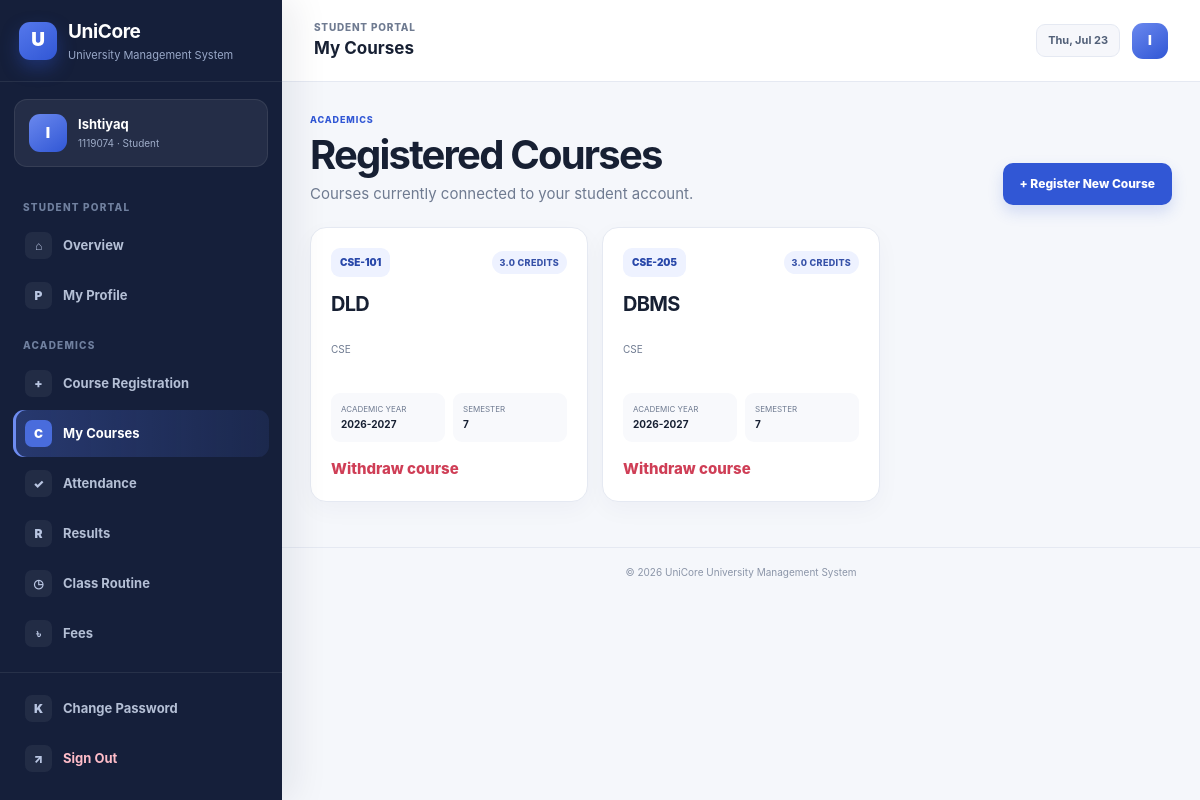
Screenshot of /student-portal/courses/ (signed in) with the database file from the repository.
### accounts/models.py (models this page shows, shortened)
class UserProfile(models.Model):
    ADMIN = "ADMIN"
    STUDENT = "STUDENT"
    TEACHER = "TEACHER"
    ROLE_CHOICES = [
        (ADMIN, "Administrator"),
        (STUDENT, "Student"),
        (TEACHER, "Teacher"),
    ]
    user = models.OneToOneField(
        settings.AUTH_USER_MODEL,
        on_delete=models.CASCADE,
        related_name="ums_profile",
    )
    role = models.CharField(max_length=10, choices=ROLE_CHOICES)
    reference_id = models.CharField(
        max_length=30,
        blank=True,
        help_text="Student ID from MySQL or Teacher ID from PostgreSQL.",
    )
    display_name = models.CharField(max_length=120, blank=True)
    created_at = models.DateTimeField(auto_now_add=True)
    updated_at = models.DateTimeField(auto_now=True)
    class Meta:
        ordering = ["role", "reference_id", "user__username"]
        constraints = [
            models.UniqueConstraint(
                fields=["role", "reference_id"],
                condition=~models.Q(reference_id=""),
                name="unique_role_reference_account",
            )
        ]

### academic/models.py (models this page shows, shortened)
class TimeStampedModel(models.Model):
    created_at = models.DateTimeField(auto_now_add=True)
    updated_at = models.DateTimeField(auto_now=True)
    class Meta:
        abstract = True

class Enrollment(TimeStampedModel):
    student_ref = models.CharField(max_length=30, help_text="Student ID from the MySQL student database")
    student_name = models.CharField(max_length=120)
    course = models.ForeignKey(Course, on_delete=models.CASCADE, related_name="enrollments")
    academic_year = models.CharField(max_length=9, default="2026-2027")
    semester = models.PositiveSmallIntegerField(choices=Course.SEMESTER_CHOICES, default=1)
    enrolled_on = models.DateField(auto_now_add=True)
    class Meta:
        ordering = ["-academic_year", "student_ref", "course__code"]
        constraints = [
            models.UniqueConstraint(
                fields=["student_ref", "course", "academic_year", "semester"],
                name="unique_student_course_enrollment",
            )
        ]

class Course(TimeStampedModel):
    SEMESTER_CHOICES = [(number, f"Semester {number}") for number in range(1, 13)]
    code = models.CharField(max_length=20, unique=True)
    title = models.CharField(max_length=150)
    credit = models.DecimalField(
        max_digits=4,
        decimal_places=1,
        default=Decimal("3.0"),
        validators=[MinValueValidator(Decimal("0.5")), MaxValueValidator(Decimal("12.0"))],
    )
    department = models.ForeignKey(Department, on_delete=models.PROTECT, related_name="courses")
    semester = models.PositiveSmallIntegerField(choices=SEMESTER_CHOICES, default=1)
    active = models.BooleanField(default=True)
    class Meta:
        ordering = ["department__code", "semester", "code"]

class Department(TimeStampedModel):
    code = models.CharField(max_length=15, unique=True)
    name = models.CharField(max_length=120, unique=True)
    office = models.CharField(max_length=120, blank=True)
    phone = models.CharField(max_length=20, blank=True)
    description = models.TextField(blank=True)
    class Meta:
        ordering = ["code"]

### accounts/views.py (the view)
# urls.py: path("student-portal/courses/", views.student_courses, name="student_courses"),
@student_required
def student_courses(request):
    profile, reference, student, database_online, display_name = _student_identity(request.user)
    enrollments = Enrollment.objects.filter(student_ref=reference).select_related("course", "course__department")
    return render(
        request,
        "accounts/student_courses.html",
        {
            "profile": profile,
            "student": student,
            "database_online": database_online,
            "display_name": display_name,
            "enrollments": enrollments,
        },
    )

### accounts/context_processors.py (called while the page is built)
def role_context(request):
    return {
        "ums_role": get_user_role(request.user),
        "ums_profile": get_user_profile(request.user),
    }

### accounts/utils.py (called while the page is built)
def get_user_role(user):
    if not getattr(user, "is_authenticated", False):
        return None
    if user.is_superuser or user.is_staff:
        return UserProfile.ADMIN
    try:
        return user.ums_profile.role
    except UserProfile.DoesNotExist:
        return None

def get_user_profile(user):
    if not getattr(user, "is_authenticated", False):
        return None
    try:
        return user.ums_profile
    except UserProfile.DoesNotExist:
        return None

### accounts/views.py (called while the page is built)
def _student_identity(user):
    profile = get_user_profile(user)
    reference = profile.reference_id
    student = None
    database_online = True
    try:
        student = Student.objects.filter(student_id=reference).first()
        if student is None and str(reference).isdigit():
            student = Student.objects.filter(pk=int(reference)).first()
    except Exception:
        database_online = False
    display_name = student.name if student else (profile.display_name or user.username)
    return profile, reference, student, database_online, display_name

### accounts/templates/accounts/student_courses.html (shortened to what this page needs)
{% extends "base.html" %}
{% block header_title %}My Courses{% endblock %}
{% block content %}
<div class="page-header"><div><span class="eyebrow">Academics</span><h1>Registered Courses</h1><p>Courses currently connected to your student account.</p></div><a class="btn btn-primary" href="{% url 'student_course_registration' %}">+ Register New Course</a></div>
<div class="course-card-grid">
{% for item in enrollments %}
  <article class="course-card modern"><div class="course-card-top"><span class="course-code">{{ item.course.code }}</span><span class="soft-badge">{{ item.course.credit }} credits</span></div><h3>{{ item.course.title }}</h3><p>{{ item.course.department.name }}</p><div class="course-meta"><span>Academic Year<strong>{{ item.academic_year }}</strong></span><span>Semester<strong>{{ item.semester }}</strong></span></div><form method="post" action="{% url 'student_drop_course' item.id %}" onsubmit="return confirm('Remove this course from your registration?')">{% csrf_token %}<button class="text-button danger" type="submit">Withdraw course</button></form></article>
{% empty %}<div class="panel empty-state">You have not registered for any course yet. <a href="{% url 'student_course_registration' %}">Open course registration</a>.</div>{% endfor %}
</div>
{% endblock %}

### templates/base.html (shortened to what this page needs)
{% load static %}
<!DOCTYPE html>
<html lang="en">
<head>
  <link rel="stylesheet" href="{% static 'ums/css/style.css' %}?v=20260722-ui2">
</head>
<body class="{% if user.is_authenticated %}app-body{% else %}public-body{% endif %}">
{% if user.is_authenticated %}
  {% with current=request.resolver_match.url_name %}
  <div class="app-layout">
    <aside class="sidebar" data-sidebar>
      <div class="sidebar-brand">
        <a href="{% url 'portal_redirect' %}" class="brand-link">
          <span class="brand-symbol">U</span>
          <span><strong>UniCore</strong><small>University Management System</small></span>
        </a>
      </div>
      <div class="sidebar-profile">
        <span class="profile-avatar">{{ ums_profile.display_name|default:user.username|first|upper }}</span>
        <div><strong>{{ ums_profile.display_name|default:user.username }}</strong><small>{% if ums_role == "ADMIN" %}Administrator{% elif ums_role == "STUDENT" %}{{ ums_profile.reference_id }} · Student{% else %}{{ ums_profile.reference_id }} · Teacher{% endif %}</small></div>
      </div>
      <nav class="sidebar-nav" aria-label="Main navigation">
        {% if ums_role == "ADMIN" %}
          <span class="nav-section-label">Overview</span>
          <a class="nav-item {% if current == 'home' %}active{% endif %}" href="{% url 'home' %}"><span class="nav-icon">⌂</span><span>Dashboard</span></a>
          <span class="nav-section-label">Management</span>
          <a class="nav-item {% if current == 'student_list' or current == 'add_student' or current == 'edit_student' %}active{% endif %}" href="{% url 'student_list' %}"><span class="nav-icon">S</span><span>Students</span></a>
          <a class="nav-item {% if current == 'teacher_list' or current == 'add_teacher' or current == 'edit_teacher' %}active{% endif %}" href="{% url 'teacher_list' %}"><span class="nav-icon">T</span><span>Teachers</span></a>
          <a class="nav-item {% if current == 'academic_dashboard' or current == 'department_list' or current == 'course_list' or current == 'enrollment_list' or current == 'assignment_list' or current == 'attendance_list' or current == 'result_list' or current == 'fee_list' or current == 'routine_list' or current == 'notice_list' %}active{% endif %}" href="{% url 'academic_dashboard' %}"><span class="nav-icon">A</span><span>Academic</span></a>
          <a class="nav-item {% if current == 'library_list' or current == 'issue_list' %}active{% endif %}" href="{% url 'library_list' %}"><span class="nav-icon">L</span><span>Library</span></a>
          <a class="nav-item {% if current == 'bus_card_list' or current == 'bus_card_review' %}active{% endif %}" href="{% url 'bus_card_list' %}"><span class="nav-icon">B</span><span>Bus Cards</span></a>
          <a class="nav-item {% if current == 'account_list' or current == 'account_create' %}active{% endif %}" href="{% url 'account_list' %}"><span class="nav-icon">U</span><span>User Accounts</span></a>
          {% if user.is_staff %}<a class="nav-item" href="{% url 'admin:index' %}"><span class="nav-icon">⚙</span><span>System Admin</span></a>{% endif %}
        {% elif ums_role == "STUDENT" %}
          <span class="nav-section-label">Student Portal</span>
          <a class="nav-item {% if current == 'student_portal' %}active{% endif %}" href="{% url 'student_portal' %}"><span class="nav-icon">⌂</span><span>Overview</span></a>
          <a class="nav-item {% if current == 'student_profile' %}active{% endif %}" href="{% url 'student_profile' %}"><span class="nav-icon">P</span><span>My Profile</span></a>
          <span class="nav-section-label">Academics</span>
          <a class="nav-item {% if current == 'student_course_registration' %}active{% endif %}" href="{% url 'student_course_registration' %}"><span class="nav-icon">+</span><span>Course Registration</span></a>
          <a class="nav-item {% if current == 'student_courses' %}active{% endif %}" href="{% url 'student_courses' %}"><span class="nav-icon">C</span><span>My Courses</span></a>
          <a class="nav-item {% if current == 'student_attendance_summary' %}active{% endif %}" href="{% url 'student_attendance_summary' %}"><span class="nav-icon">✓</span><span>Attendance</span></a>
          <a class="nav-item {% if current == 'student_results' %}active{% endif %}" href="{% url 'student_results' %}"><span class="nav-icon">R</span><span>Results</span></a>
          <a class="nav-item {% if current == 'student_routine' %}active{% endif %}" href="{% url 'student_routine' %}"><span class="nav-icon">◷</span><span>Class Routine</span></a>
          <a class="nav-item {% if current == 'student_fees' %}active{% endif %}" href="{% url 'student_fees' %}"><span class="nav-icon">৳</span><span>Fees</span></a>
        {% endif %}
      </nav>
      <div class="sidebar-footer">
        <a class="nav-item {% if current == 'change_password' %}active{% endif %}" href="{% url 'change_password' %}"><span class="nav-icon">K</span><span>Change Password</span></a>
        <form method="post" action="{% url 'logout' %}">{% csrf_token %}<button class="nav-item logout-item" type="submit"><span class="nav-icon">↗</span><span>Sign Out</span></button></form>
      </div>
    </aside>
    <div class="app-main">
      <header class="app-header">
        <div class="header-left">
          <div><span class="header-kicker">{% if ums_role == 'ADMIN' %}Administration{% elif ums_role == 'STUDENT' %}Student Portal{% else %}Faculty Portal{% endif %}</span><strong>{% block header_title %}University Management System{% endblock %}</strong></div>
        </div>
        <div class="header-actions"><span class="date-chip">{% now "D, M d" %}</span><span class="header-avatar">{{ ums_profile.display_name|default:user.username|first|upper }}</span></div>
      </header>
      <main class="app-content">
        {% block content %}{% endblock %}
      </main>
      <footer class="app-footer">© {% now "Y" %} UniCore University Management System</footer>
    </div>
  </div>
  {% endwith %}
{% endif %}
</body>
</html>

### rows the page displays
UserProfile: display_name|first "I", display_name "Ishtiyaq", reference_id "1119074"
Enrollment: course.code "CSE-101", course.credit "3.0", course "DLD", course.department.name "CSE", academic_year "2026-2027", semester "7"
Enrollment: course.code "CSE-205", course.credit "3.0", course "DBMS", course.department.name "CSE", academic_year "2026-2027", semester "7"
